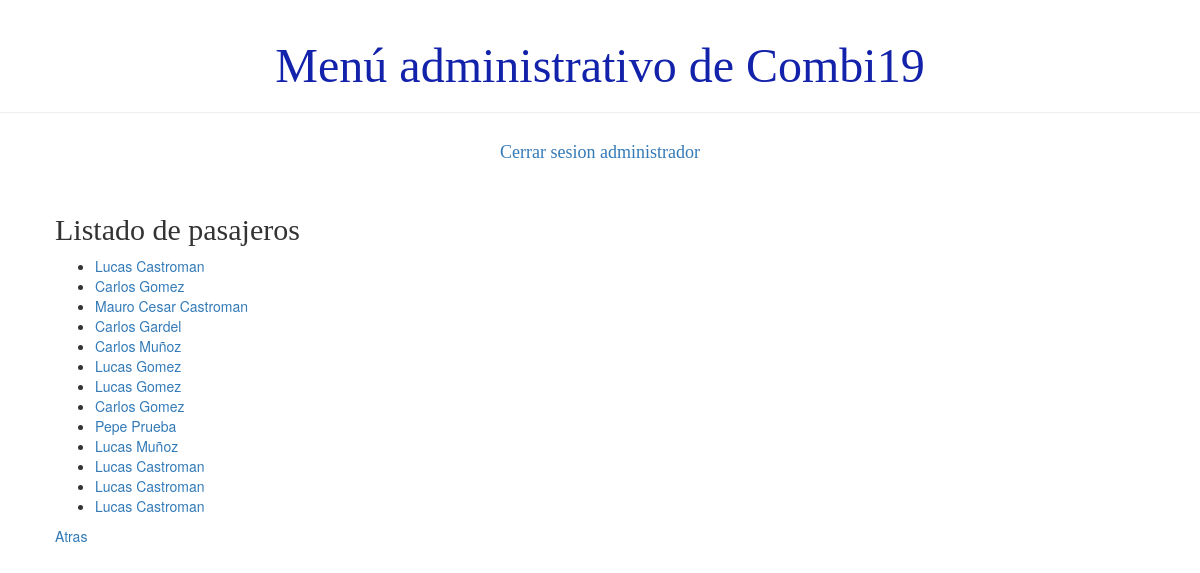
The page /usuario/listaPasajero (signed in) on the database its author committed.
### demo1/models.py (models this page shows)
class Persona(models.Model):
    usuario = models.ForeignKey('auth.User', on_delete=models.CASCADE)
    dni = models.IntegerField()
    telefono = models.BigIntegerField()
    activo = models.BooleanField(default=True)
    def __str__(self):
        return '%s %s' % (self.usuario.first_name, self.usuario.last_name)

class Pasajero(Persona):
    TIPOS_PLANES = (
        ('BASICO', 'BASICO'),
        ('GOLD', 'GOLD'),)
    tipo = models.CharField(max_length=6, choices=TIPOS_PLANES)
    fecha_de_nacimiento = models.DateField()

class Persona(models.Model):
    usuario = models.ForeignKey('auth.User', on_delete=models.CASCADE)
    dni = models.IntegerField()
    telefono = models.BigIntegerField()
    activo = models.BooleanField(default=True)
    def __str__(self):
        return '%s %s' % (self.usuario.first_name, self.usuario.last_name)

### demo1/views.py (the view)
# urls.py: path('usuario/listaPasajero', views.lisatdo_pasajero, name='listado_pasajero'),
def lisatdo_pasajero(request):
    pasajeros=Pasajero.objects.all()
    return render(request, 'demo1/listados/listado_pasajero.html', {'pasajeros':pasajeros})

### demo1/templates/demo1/listados/listado_pasajero.html
{% extends 'demo1/base.html' %}
{% block content %}
    <h2>Listado de pasajeros</h2>
    <div>
        <ul>
        {% for pasajero in pasajeros %}
            <li><a href="{% url 'detalle_pasajero' pk=pasajero.pk%}">{{ pasajero }}</a></li>
        {% endfor %}
        </ul>
    </div>
    <div><a href="{% url 'principal' %}">Atras</a></div>
{% endblock %}

### demo1/static/css/demo1.css (style rules this page uses)
h1, h2, h3, h4 { font-family: 'Lobster', cursive; }

### rows shown on the page
Pasajero: last_name "Lucas Castroman"
Pasajero: last_name "Carlos Gomez"
Pasajero: last_name "Mauro Cesar Castroman"
Pasajero: last_name "Carlos Gardel"
Pasajero: last_name "Carlos Muñoz"
Pasajero: last_name "Lucas Gomez"
Pasajero: last_name "Lucas Gomez"
Pasajero: last_name "Carlos Gomez"
Pasajero: last_name "Pepe Prueba"
Pasajero: last_name "Lucas Muñoz"
Pasajero: last_name "Lucas Castroman"
Pasajero: last_name "Lucas Castroman"
Pasajero: last_name "Lucas Castroman"
